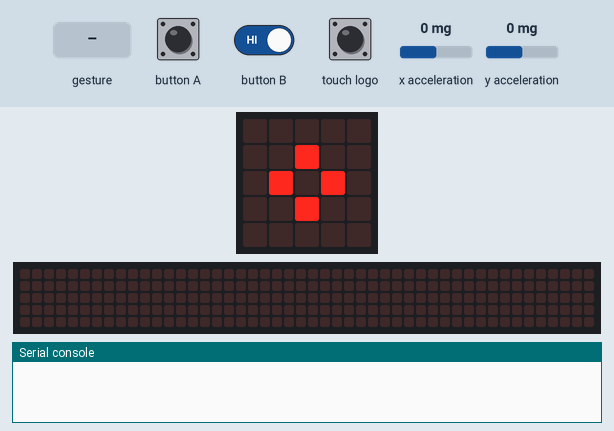
Bench run of a program on a simulated BBC micro:bit running MicroPython. Shown: the board's 5×5 LED display, a strip that is not on the board, showing the scrolling text unrolled, the last lines printed to the serial console. The test bench sets the inputs (shaded band); at power-on: x acceleration 0 mg, y acceleration 0 mg. No radio messages arrive unless stated (any console line starting 'radio sent:' is added by the test bench); a tilt is held for 1.5 s and a shake lasts 1 s, then the board lies face up again; the 48×5 strip is a reading aid, not a part: it shows the text the display is scrolling, unrolled, one strip-width of it at a time.

Above: at 1.2 s.
1.3 s: gesture 'shake'
At 2.2 s:
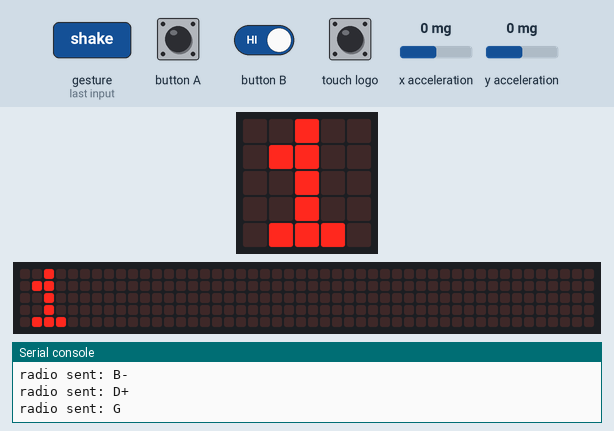
3.4 s: touch logo pressed for 1 s
At 3.8 s:
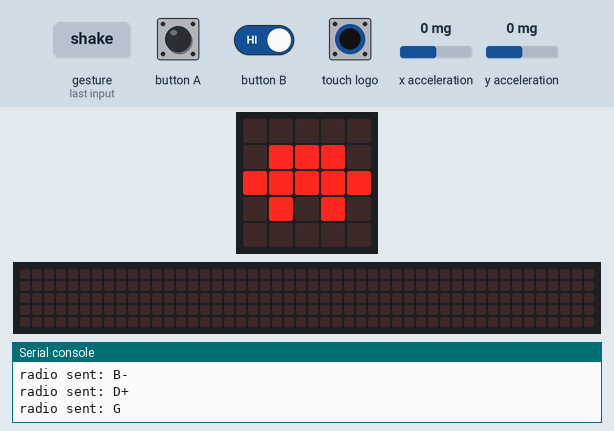
6.2 s: button A pressed for 0.15 s
7.8 s: touch logo pressed for 3.2 s
At 9.0 s:
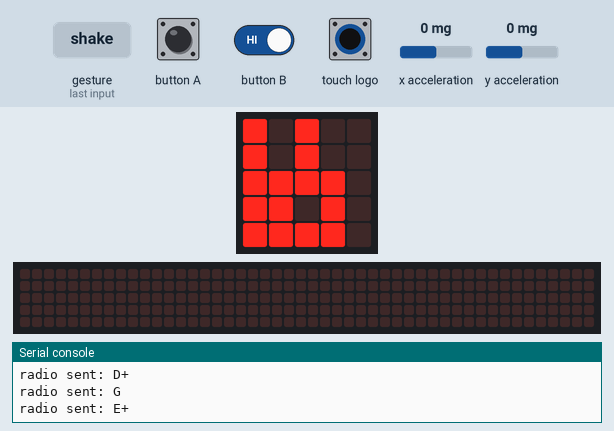
12.5 s: button A driven LOW and button B driven LOW and touch logo driven LOW
At 13.6 s:
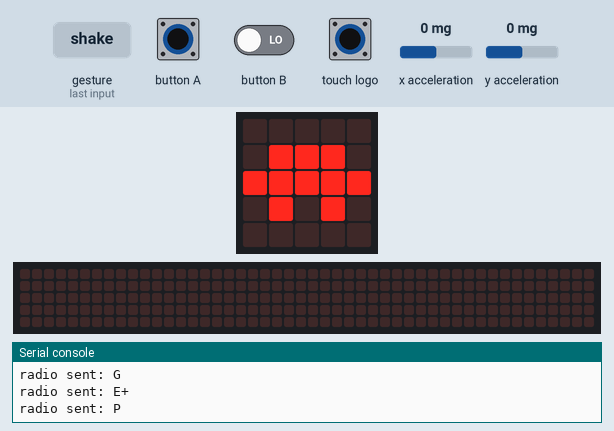
14.6 s: touch logo released
Timing chart, 0 to 17.1 s (numbered marks = the images above; inputs shaded):
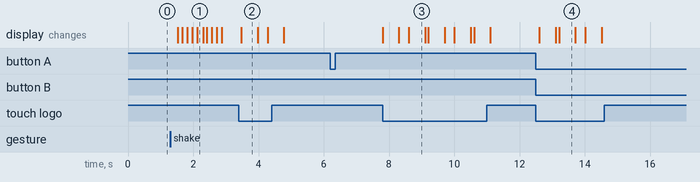

The program:

C_comandament_complet_ampliat.py
```python
# Solucionari Repte SA5-C · Comandament complet amb gravacio (AMPLIAT)
# AMPLIACIO 1: compta els punts gravats (G) i els mostra; maxim 30, com el brac.
# AMPLIACIO 2: el PONT amb botons d'estat: A envia "A" i B envia "R"
#              (prepara la maquina d'estats de la SA6). Vegeu la funcio pont().
# AMPLIACIO 3: MODE LENT amb el logo tactil (micro:bit V2): ordres cada
#              300 ms en lloc de 100 ms, per a moviments fins.
# Aquest fitxer conte els dos programes: flasheja'l al comandament amb
# ES_PONT = False i al pont amb ES_PONT = True.

from microbit import *
import radio

ES_PONT = False
GRUP = 10
LLINDAR = 300
MAX_PUNTS = 30

radio.on()
radio.config(group=GRUP)


def pont():
    # AMPLIACIO 2: passa les ordres a l'Arduino i hi afegeix els botons d'estat
    uart.init(baudrate=9600, tx=pin1, rx=pin2)
    display.show(Image.ARROW_W)
    while True:
        ordre = radio.receive()
        if ordre:
            uart.write(ordre + "\n")
        if button_a.was_pressed():
            uart.write("A\n")
            display.show("A")
            sleep(200)
            display.show(Image.ARROW_W)
        elif button_b.was_pressed():
            uart.write("R\n")
            display.show("R")
            sleep(200)
            display.show(Image.ARROW_W)
        sleep(10)


def comandament():
    punts = 0
    lent = False
    pinca_enviada = False
    while True:
        if pin_logo.is_touched():                # AMPLIACIO 3
            lent = not lent
            display.show(Image.TORTOISE if lent else Image.RABBIT)  # no confondre amb l'ordre R
            sleep(500)

        x = accelerometer.get_x()
        y = accelerometer.get_y()
        if x > LLINDAR:
            radio.send("B+")
        elif x < -LLINDAR:
            radio.send("B-")
        if y > LLINDAR:
            radio.send("D+")
        elif y < -LLINDAR:
            radio.send("D-")

        a = button_a.is_pressed()
        b = button_b.is_pressed()
        if a and b:
            if not pinca_enviada:
                radio.send("P")
                pinca_enviada = True
        else:
            pinca_enviada = False
            if accelerometer.was_gesture("shake"):
                if punts < MAX_PUNTS:            # AMPLIACIO 1
                    radio.send("G")
                    punts = punts + 1
                    display.scroll(str(punts))
                else:
                    display.show(Image.CONFUSED)
                    sleep(300)
            elif a:
                radio.send("E+")
            elif b:
                radio.send("E-")
        display.show(Image.DIAMOND_SMALL)
        sleep(300 if lent else 100)


if ES_PONT:
    pont()
else:
    comandament()
```

Measured:
- after the input at 1.3 s, the display: first changes after 0.22 s (image 1 shows a later state)
- after the input at 3.4 s, the display: changes after 0.07 s (image 2)
- after the input at 7.8 s, the display: first changes at once (image 3 shows a later state)
- after the input at 12.5 s, the display: first changes after 0.11 s (image 4 shows a later state)
- after the input at 14.6 s, every drawn part: stays the same
- what the display in image 2 shows lasts 0.5 s, from 3.5 s to 4.0 s
